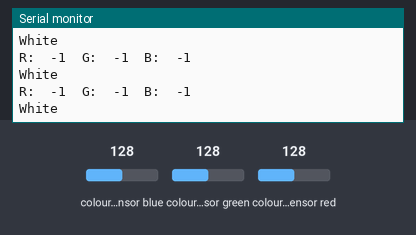
A sketch run on a simulated Arduino Uno, built with avr-gcc and run on an emulated ATmega328P. On the bench: the last lines printed to the serial monitor. The inputs (shaded band) are chosen by the test bench; at power-on: colour sensor blue 128, colour sensor green 128, colour sensor red 128.

Above: at 6.3 s.
6.4 s: colour sensor blue set to 5
At 6.66 s:
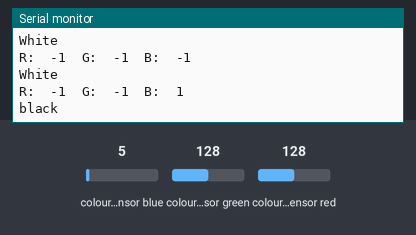
8.1 s: colour sensor green set to 5
At 8.18 s:
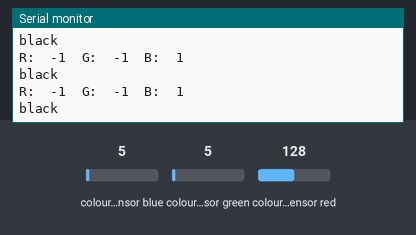
9.6 s: colour sensor red set to 5
At 9.69 s:
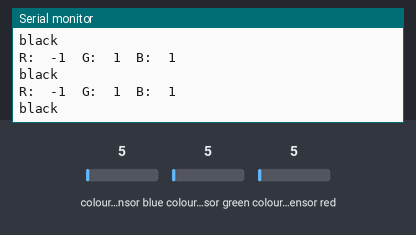

The sketch:

S7_8.ino
```cpp
#include "Adafruit_TCS34725.h"

Adafruit_TCS34725 tcs = Adafruit_TCS34725(TCS34725_INTEGRATIONTIME_2_4MS, TCS34725_GAIN_60X);

#define cal_time 5000
int flg = 0;

float red=0, green=0, blue=0;
int red_c,green_c,blue_c; //キャリブレーション後変数


//キャリブレーション用変数
unsigned int r_min = 30000,g_min=30000,b_min=30000;
unsigned int r_max = 0,g_max=0,b_max=0;

//NN関数のために新たに追加する項目
#define max_colors 8
unsigned int ave_colors[max_colors][3]={
  {4,6,11},  //黒色
  {255,255,255},//白色
  {178,0,0}, //赤
  {97,255,69}, //緑
  {0,16,121}, //青
  {135,255,255},//シアン
  {188,49,126},//マゼンタ
  {255,255,103} //イエロー

};

void setup() {
  Serial.begin(9600);
  tcs.begin();
//
Serial.println("Start Auto Calibration for 5s");
    auto_calib();
Serial.println("End Auto Calibration");
}

// The commented out code in loop is example of getRawData with clear value.
// Processing example colorview.pde can work with this kind of data too, but It requires manual conversion to
// [0-255] RGB value. You can still uncomments parts of colorview.pde and play with clear value.
void loop() {

  tcs.getRGB(&red, &green, &blue);
   //uint16_t red, blue, green, clr;
   //tcs.getRawData(&red, &green, &blue, &clr);
   //キャリブレーション
    map_color();
  Serial.print("R:\t"); Serial.print(red_c);
  Serial.print("\tG:\t"); Serial.print(green_c);
  Serial.print("\tB:\t"); Serial.print(blue_c);
  Serial.print("\n");
  Nearest_Neighbor();
  delay(100);
}

//値をマッピングをする変数
void map_color(){
   red_c = map(red,r_min,r_max,0,255);
   green_c = map(green,g_min,g_max,0,255);
   blue_c = map(blue,b_min,b_max,0,255);
}

//k近傍法による色判別
void Nearest_Neighbor(){
  int count =0;
  int color = -1;
  float minDistance = 999999;
  float distance;

  for(int i = 0; i<max_colors; i++){
    distance = sqrt((red_c - ave_colors[i][0])*(red_c - ave_colors[i][0])+
    (green_c - ave_colors[i][1])*(green_c - ave_colors[i][1])+(blue_c - ave_colors[i][2])*(blue_c - ave_colors[i][2]));

    if(distance < minDistance){
      minDistance = distance;
      color = i;
    }
  }

  switch(color){
    case 0:
      Serial.println("black");
      break;
    case 1:
      Serial.println("White");
      break;
    case 2:
      Serial.println("Red");
      break;
    case 3:
      Serial.println("Green");
      break;
    case 4:
      Serial.println("Blue");
      break;
    case 5:
      Serial.println("Cyan");
      break;
    case 6:
      Serial.println("Magenta");
      break;
    case 7:
      Serial.println("Yellow");
    default:
      Serial.println("not detected");
      break;
  }
}

void auto_calib(){
  unsigned long timeInit;
  timeInit = millis();

  while(1){
    tcs.getRGB(&red, &green, &blue);
    if(red>r_max) r_max = red;
    if(red<r_min) r_min =red;
//    Serial.print("r_min,r_max =");
//    Serial.print(r_min);Serial.print(",");Serial.println(r_max);

    if(green>g_max) g_max = green;
    if(green<g_min) g_min = green;
//    Serial.print("g_min,g_max =");
//    Serial.print(g_min);Serial.print(",");Serial.println(g_max);

    if(blue>b_max) b_max = blue;
    if(blue<b_min) b_min =blue;
//    Serial.print("b_min,b_max =");
//    Serial.print(b_min);Serial.print(",");Serial.println(b_max);
    delay(100);
    if((millis()-timeInit)>cal_time){
      flg = 1; break;
    }
  }

}
```

Measured:
- after the input at 6.4 s, the serial monitor: prints a new line after 0.12 s (image 1)
